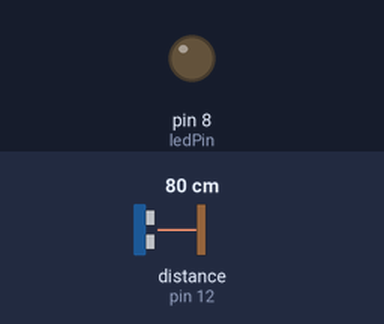
The sketch below on a simulated Arduino Uno, built with avr-gcc and run on an emulated ATmega328P. Parts: output pins drawn as LEDs (lit = HIGH). Wiring (inferred from the names in the program): ultrasonic range finder: trigger pin 13; echo pin 12. The inputs (shaded band) are chosen by the test bench; at power-on: distance to the obstacle (sensor on pin 12) 80 cm. The echo pulse lasts 58.3 µs per cm; pins used as bus, display or sensor lines are not drawn.

Above: at 1.2 s.
1.3 s: distance to the obstacle (sensor on pin 12) set to 12 cm
2.8 s: distance to the obstacle (sensor on pin 12) set to 9 cm
At 3.4 s:
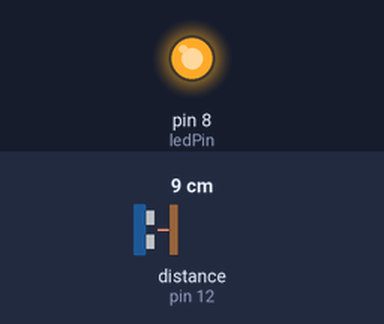
4.3 s: distance to the obstacle (sensor on pin 12) set to 18 cm
At 5.2 s:
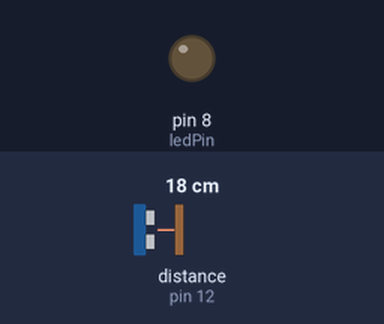
5.8 s: distance to the obstacle (sensor on pin 12) set to 2 cm
At 6.8 s:
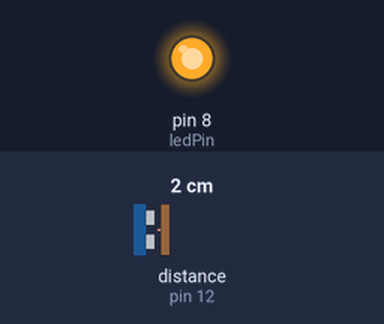
Timing chart, 0 to 8.3 s (numbered marks = the images above; inputs shaded):
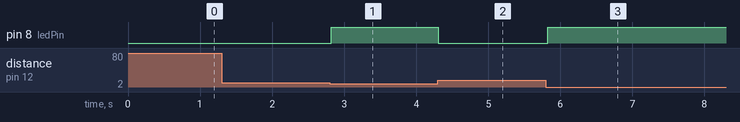

The sketch:

ultrasonic_led_demo.ino
```cpp
int triggerPin = 13;
int echoPin = 12;
int ledPin = 8;
int pingTravelTime;
float lightSpeedCm = 0.034;

void setup() {
  pinMode(triggerPin, OUTPUT);
  pinMode(echoPin, INPUT);
  pinMode(ledPin, OUTPUT);
}

void loop() {
  digitalWrite(triggerPin, LOW);
  delayMicroseconds(10);
  digitalWrite(triggerPin, HIGH);
  delayMicroseconds(10);
  digitalWrite(triggerPin, LOW);

  // travel time is in microseconds
  pingTravelTime = pulseIn(echoPin, HIGH);
  float dist = distance(pingTravelTime);

  // when object is within 10cm
  // light should on
  if(dist > 10.0) {
    digitalWrite(ledPin, LOW);
  } else {
    digitalWrite(ledPin, HIGH);
  }
  delay(25);
}

float distance(int pingTravelTime) {
  return  pingTravelTime * lightSpeedCm / 2;
}
```

Measured:
- the behaviour switches between 11 and 10 cm on distance to the obstacle (sensor on pin 12) (found by bisection; images 0 and 1)
- after the input at 1.3 s, every drawn part: stays the same
- after the input at 2.8 s, pin 8 (ledPin): LOW → HIGH at once
- after the input at 4.3 s, pin 8 (ledPin): HIGH → LOW at once
- after the input at 5.8 s, pin 8 (ledPin): LOW → HIGH at once
